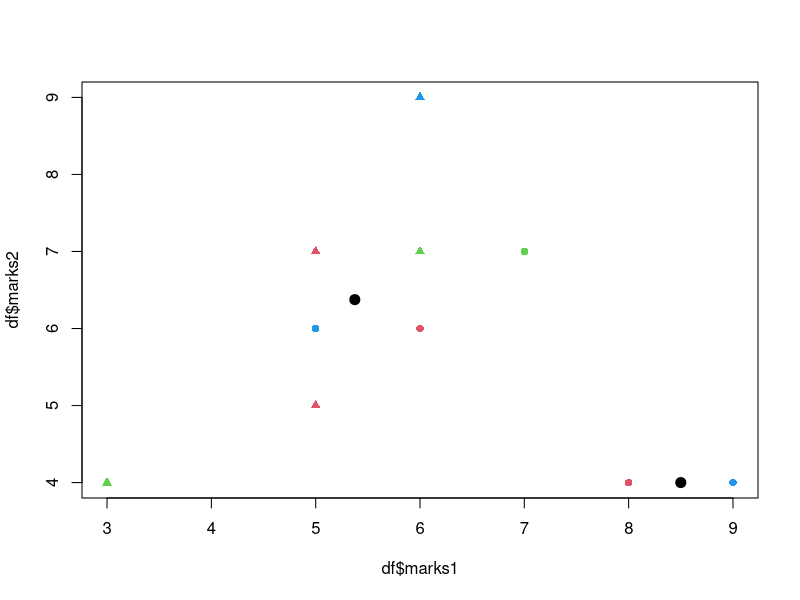

This chart was generated by the following R code:


marks1 = ceiling(rnorm(10,6,2))
marks2 = ceiling(rnorm(10,5,2))
df = data.frame(marks1, marks2)
km = kmeans(df, centers = 2)
km$cluster
df2 = cbind(df, cluster = km$cluster)
df2[order(df2$cluster),]
plot(df$marks1, df$marks2, col = 2:4, pch = c(16,17))
km$centers
points(km$centers, pch = 20, cex = 2, col= km$cluster)

